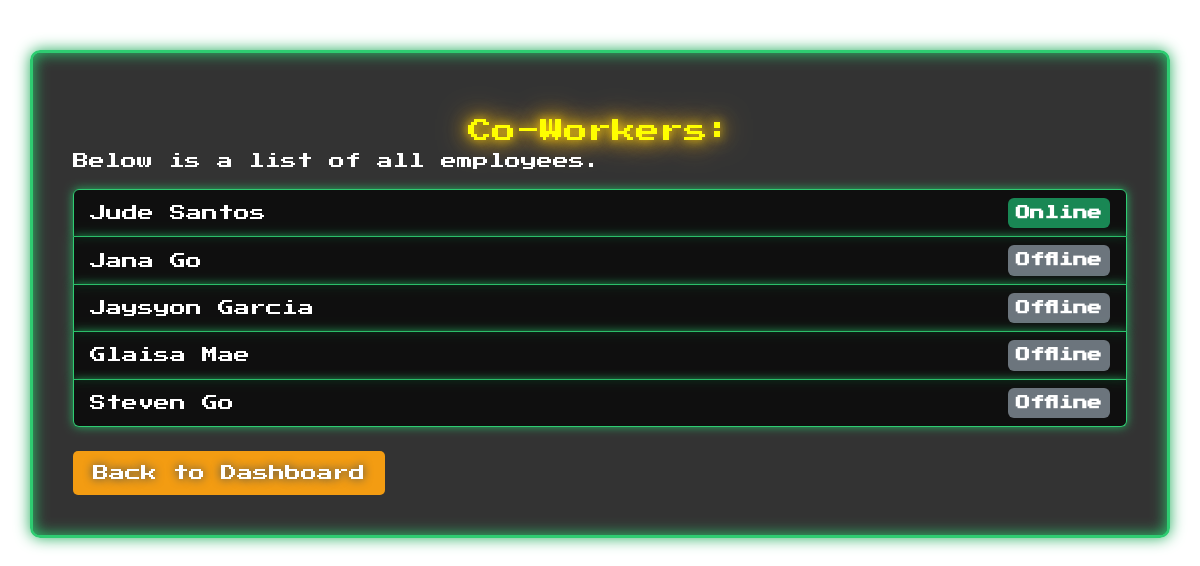
The page /coworker.php (signed in) on the database its author committed.
### tables this page shows
CREATE TABLE users (
    id INT AUTO_INCREMENT PRIMARY KEY,
    first_name VARCHAR(100),
    last_name VARCHAR(100),
    username VARCHAR(100) UNIQUE NOT NULL,
    password VARCHAR(255) NOT NULL,
    email VARCHAR(100) NOT NULL,
    created_at TIMESTAMP DEFAULT CURRENT_TIMESTAMP
);

### coworker.php (the view, shortened to what this page needs)
<?php
require_once 'core/dbConfig.php';
$stmt = $pdo->prepare("SELECT id, first_name, last_name, username, role FROM users WHERE role = 'HR'");
$stmt->execute();
$employees = $stmt->fetchAll();
?>
<!DOCTYPE html>
<html lang="en">
<head>
    <link href="https://cdn.jsdelivr.net/npm/bootstrap@5.3.0-alpha1/dist/css/bootstrap.min.css" rel="stylesheet">
</head>
<body>
    <div class="container">
        <div class="welcome-text">
            Co-Workers:
        </div>
        <p>Below is a list of all employees.</p>
        <ul class="list-group">
            <?php foreach ($employees as $employee): ?>
                <li class="list-group-item d-flex justify-content-between align-items-center">
                    <?php echo htmlspecialchars($employee['first_name'] . ' ' . $employee['last_name']); ?>
                    <?php if ($employee['id'] == $_SESSION['user_id']): ?>
                        <span class="badge bg-success">Online</span>
                    <?php else: ?>
                        <span class="badge bg-secondary">Offline</span>
                    <?php endif; ?>
                </li>
            <?php endforeach; ?>
        </ul>
        <a href="employee_dashboard.php" class="btn btn-secondary mt-4">Back to Dashboard</a>
    </div>
</body>
</html>

### coworker.php (style rules this page uses)
body { font-family: 'Press Start 2P', cursive; margin: 0; padding: 0; background: url('https://wallpapers.com/images/hd/cool-minecraft-background-alromqj7ibx90pm9.jpg') no-repeat center center fixed; background-size: cover; color: white; }
.container { background: rgba(0, 0, 0, 0.8); border: 3px solid #2ecc71; box-shadow: 0 0 15px #27ae60, inset 0 0 15px #2ecc71; border-radius: 10px; padding: 40px; margin-top: 50px; }
.welcome-text { color: yellow; text-shadow: 0 0 10px #f1c40f, 0 0 20px #f1c40f, 0 0 30px #f39c12; font-size: 24px; text-align: center; margin-top: 20px; }
.btn { font-family: 'Press Start 2P', cursive; padding: 10px 20px; border: none; border-radius: 5px; color: white; text-shadow: 0 0 10px #34495e; transition: 0.3s ease-in-out; }
.btn-secondary { background-color: #f39c12; }
.list-group-item { background-color: rgba(0, 0, 0, 0.7); color: white; border: 1px solid #2ecc71; box-shadow: 0 0 10px #27ae60; }
.badge { font-size: 0.9rem; padding: 0.5rem; }
.badge.bg-success { background-color: #27ae60; }
.badge.bg-secondary { background-color: #f39c12; }

### rows shown on the page
users: first_name+last_name "Jude Santos", shows "Online"
users: first_name+last_name "Jana Go", shows "Offline"
users: first_name+last_name "Jaysyon Garcia", shows "Offline"
users: first_name+last_name "Glaisa Mae", shows "Offline"
users: first_name+last_name "Steven Go", shows "Offline"
